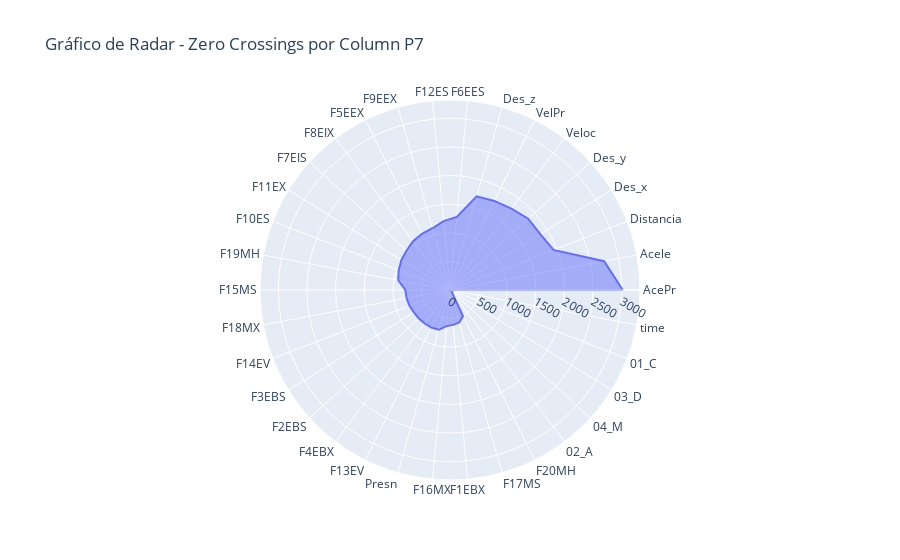

The notebook cell this image was saved under:
### Code cell
import plotly.graph_objects as go

# Asegúrate de cerrar el ciclo tanto en las etiquetas como en los valores para que el gráfico de radar sea completo.
categories = df_cross_zero_counts_P7['Column'].tolist()
values_p7 = df_cross_zero_counts_P7['Zero_Crossings'].tolist()

# Añadir el primer valor al final de la lista para cerrar el gráfico
categories += [categories[0]]
values_p7 += [values_p7[0]]

fig = go.Figure(data=go.Scatterpolar(
    r=values_p7,
    theta=categories,
    fill='toself',
    name='Zero Crossings'
))

fig.update_layout(
    polar=dict(
        radialaxis=dict(
            visible=True,
            range=[0, max(values_p7) * 1.1]  # Ajusta el rango radial un poco por encima del valor máximo
        )
    ),
    showlegend=False,
    title='Gráfico de Radar - Zero Crossings por Column P7'
)

fig.show()

### Figure 1 — Plotly figure (JSON) as saved in the notebook; plotly's stock layout.template omitted (floating-point values rounded to 4 significant figures)
{"data": [{"fill": "toself", "name": "Zero Crossings", "r": [3018, 2739, 1940, 1855, 1848, 1782, 1738, 1701, 1284, 1210, 1122, 1098, 1070, 1026, 998, 962, 921, 781, 772, 759, 742, 738, 734, 733, 723, 634, 612, 589, 509, 68, 56, 42, 20, 0, 3018], "theta": ["AcePr", "Acele", "Distancia", "Des_x", "Des_y", "Veloc", "VelPr", "Des_z", "F6EES", "F12ES", "F9EEX", "F5EEX", "F8EIX", "F7EIS", "F11EX", "F10ES", "F19MH", "F15MS", "F18MX", "F14EV", "F3EBS", "F2EBS", "F4EBX", "F13EV", "Presn", "F16MX", "F1EBX", "F17MS", "F20MH", "02_A", "04_M", "03_D", "01_C", "time", "AcePr"], "type": "scatterpolar"}], "layout": {"polar": {"radialaxis": {"range": [0, 3320.0], "visible": true}}, "showlegend": false, "title": {"text": "Gráfico de Radar - Zero Crossings por Column P7"}}}
